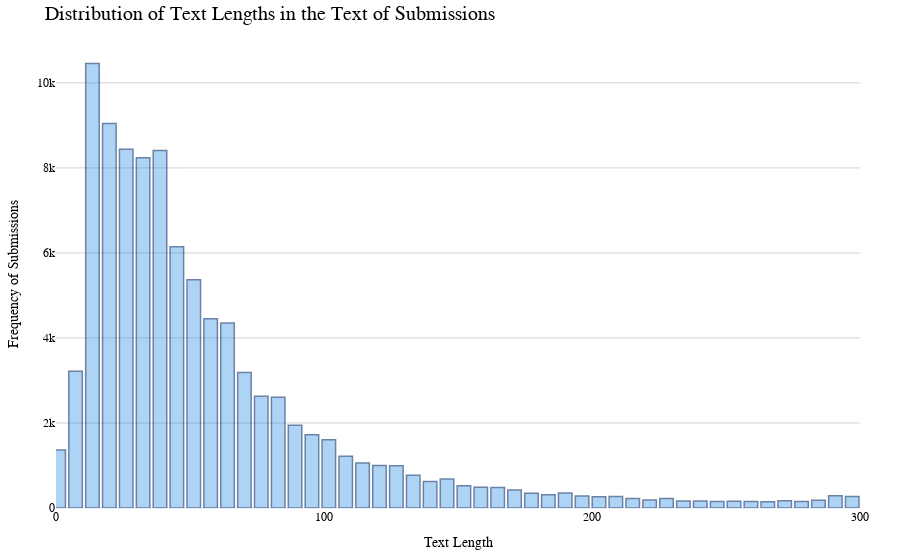

Source (notebook cell):
### Code cell
# Create the histogram using Plotly
fig = px.bar(pd_histogram, x='bin', y='frequency',
             title='Distribution of Text Lengths in the Text of Submissions',
             labels={'bin': 'Text Length', 'frequency': 'Frequency'},
             template='plotly_white')  # Using a clean, minimal template

# Update the layout of the plot for a cleaner look
fig.update_layout(
    title_font=dict(size=20, color='black'),  # Title font size and color
    font=dict(family="Arial, sans-serif", size=12, color="black"),  # General font
    plot_bgcolor='white',  # White background color
    xaxis=dict(
        title='Text Length',  # More descriptive x-axis title
        tickmode='linear',  # Linear tick mode
        dtick=100,  # Distance between tick marks
        tick0=0,  # Starting tick
        range=[0, 300]  # Range for x-axis
    ),
    yaxis=dict(
        title='Frequency of Submissions',  # More descriptive y-axis title
        gridcolor='lightgrey',  # Grid line color
        gridwidth=1,  # Grid line width
    ),
    margin=dict(l=40, r=40, t=40, b=40),  # Adjust margins to create more space
    showlegend=False  # Hide the legend if it's not necessary
)

# Update bar color
fig.update_traces(marker_color='rgba(30, 136, 229, 0.6)', marker_line_color='rgb(8,48,107)',
                  marker_line_width=1.5, opacity=0.6)

# Show the plot
fig.show()

### Figure 1 — Plotly figure (JSON) as saved in the notebook; plotly's stock layout.template omitted (floating-point values rounded to 4 significant figures)
{"data": [{"alignmentgroup": "True", "hovertemplate": "Text Length=%{x}<br>Frequency=%{y}<extra></extra>", "legendgroup": "", "marker": {"color": "rgba(30, 136, 229, 0.6)", "line": {"color": "rgb(8,48,107)", "width": 1.5}, "pattern": {"shape": ""}}, "name": "", "offsetgroup": "", "opacity": 0.6, "orientation": "v", "showlegend": false, "textposition": "auto", "type": "bar", "x": [1, 7.3, 13.6, 19.9, 26.2, 32.5, 38.8, 45.1, 51.4, 57.7, 64, 70.3, 76.6, 82.9, 89.2, 95.5, 101.8, 108.1, 114.4, 120.7, 127, 133.3, 139.6, 145.9, 152.2, 158.5, 164.8, 171.1, 177.4, 183.7, 190, 196.3, 202.6, 208.9, 215.2, 221.5, 227.8, 234.1, 240.4, 246.7, 253, 259.3, 265.6, 271.9, 278.2, 284.5, 290.8, 297.1, 303.4, 309.7], "xaxis": "x", "y": [1367, 3214, 10458, 9043, 8437, 8238, 8412, 6145, 5368, 4452, 4351, 3186, 2629, 2608, 1949, 1721, 1605, 1217, 1061, 997, 992, 770, 623, 681, 521, 491, 485, 425, 349, 314, 352, 284, 265, 270, 221, 186, 221, 162, 165, 154, 160, 153, 147, 171, 155, 185, 291, 271, 8, 2], "yaxis": "y"}], "layout": {"autosize": true, "barmode": "relative", "font": {"color": "black", "family": "Arial, sans-serif", "size": 12}, "legend": {"tracegroupgap": 0}, "margin": {"b": 40, "l": 40, "r": 40, "t": 40}, "plot_bgcolor": "white", "showlegend": false, "title": {"font": {"color": "black", "size": 20}, "text": "Distribution of Text Lengths in the Text of Submissions"}, "xaxis": {"anchor": "y", "domain": [0, 1], "dtick": 100, "range": [0, 300], "tick0": 0, "tickmode": "linear", "title": {"text": "Text Length"}, "type": "linear"}, "yaxis": {"anchor": "x", "autorange": true, "domain": [0, 1], "gridcolor": "lightgrey", "gridwidth": 1, "range": [0, 11010.0], "title": {"text": "Frequency of Submissions"}, "type": "linear"}}}
